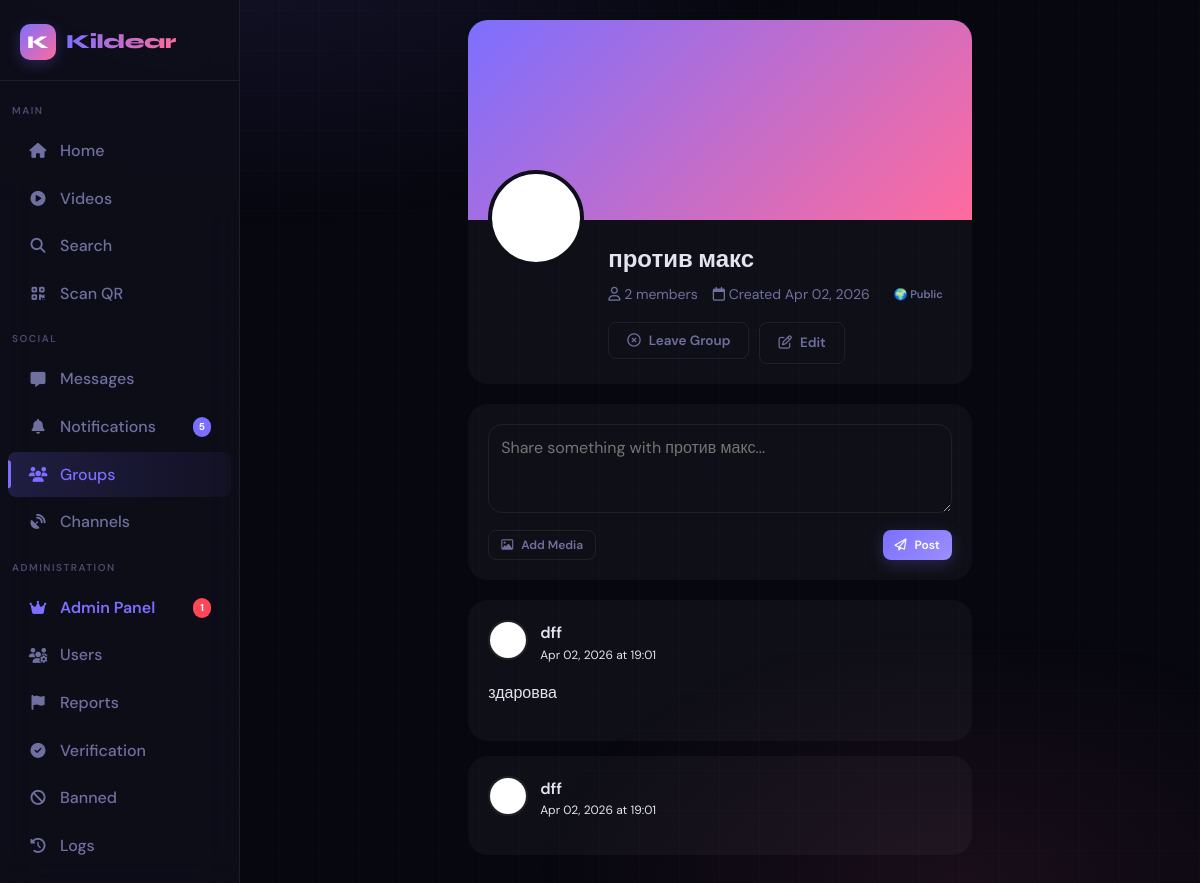
Page /groups/--ac04c7 (signed in) on the committed database.
### app.py (models this page shows, shortened)
class Group(db.Model):
    id = db.Column(db.Integer, primary_key=True)
    name = db.Column(db.String(100), nullable=False)
    slug = db.Column(db.String(120), unique=True, nullable=False)
    description = db.Column(db.Text, default="")
    avatar = db.Column(db.String(300), default="/static/default_group.png")
    cover = db.Column(db.String(300), default="")
    owner_id = db.Column(db.Integer, db.ForeignKey("user.id"), nullable=False)
    is_private = db.Column(db.Boolean, default=False)
    created_at = db.Column(db.DateTime, default=datetime.utcnow)
    members = db.relationship("User", secondary=group_members, backref="groups", lazy="dynamic")
    posts = db.relationship("GroupPost", backref="group", lazy="dynamic", cascade="all,delete")
    @property
    def member_count(self):
        return self.members.count()

class GroupPost(db.Model):
    id = db.Column(db.Integer, primary_key=True)
    group_id = db.Column(db.Integer, db.ForeignKey("group.id"), nullable=False)
    user_id = db.Column(db.Integer, db.ForeignKey("user.id"), nullable=False)
    content = db.Column(db.Text, default="")
    media_url = db.Column(db.String(300), default="")
    media_type = db.Column(db.String(20), default="text")
    created_at = db.Column(db.DateTime, default=datetime.utcnow)
    author = db.relationship("User")

class User(UserMixin, db.Model):
    id = db.Column(db.Integer, primary_key=True)
    username = db.Column(db.String(40), unique=True, nullable=False)
    email = db.Column(db.String(120), unique=True, nullable=False)
    password_hash = db.Column(db.String(256), nullable=False)
    display_name = db.Column(db.String(60), default="")
    bio = db.Column(db.String(500), default="")
    preset_avatar = db.Column(db.Integer, default=1)
    preset_cover = db.Column(db.Integer, nullable=True)
    website = db.Column(db.String(200), default="")
    location = db.Column(db.String(100), default="")
    accent_color = db.Column(db.String(7), default="#6c63ff")
    is_private = db.Column(db.Boolean, default=False)
    is_verified = db.Column(db.Boolean, default=False)
    is_banned = db.Column(db.Boolean, default=False)
    is_admin = db.Column(db.Boolean, default=False)
    is_online = db.Column(db.Boolean, default=False)
    last_seen = db.Column(db.DateTime, default=datetime.utcnow)
    created_at = db.Column(db.DateTime, default=datetime.utcnow)
    two_factor_enabled = db.Column(db.Boolean, default=False)
    two_factor_secret = db.Column(db.String(32), nullable=True)
    following = db.relationship(
        "User", secondary=follows,
        primaryjoin=follows.c.follower_id == id,
        secondaryjoin=follows.c.followed_id == id,
        backref=db.backref("followers", lazy="dynamic"),
        lazy="dynamic"
    )
    blocked_users = db.relationship(
        "User", secondary=blocks,
        primaryjoin=blocks.c.blocker_id == id,
        secondaryjoin=blocks.c.blocked_id == id,
        backref=db.backref("blocked_by", lazy="dynamic"),
        lazy="dynamic"
    )
    posts = db.relationship("Post", backref="author", lazy="dynamic", foreign_keys="Post.user_id")
    sent_msgs = db.relationship("Message", backref="sender", lazy="dynamic", foreign_keys="Message.sender_id")
    recv_msgs = db.relationship("Message", backref="receiver", lazy="dynamic", foreign_keys="Message.receiver_id")
    notifications = db.relationship("Notification", backref="recipient", lazy="dynamic",
                                    foreign_keys="Notification.user_id")
    comments = db.relationship("Comment", backref="author", lazy="dynamic")
    owned_groups = db.relationship("Group", backref="owner", lazy="dynamic")
    owned_channels = db.relationship("Channel", backref="owner", lazy="dynamic")
    login_history = db.relationship("LoginHistory", backref="user", lazy="dynamic")
    @property
    def avatar_url(self):
        if self.preset_avatar and self.preset_avatar in PRESET_AVATARS:
            return PRESET_AVATARS[self.preset_avatar]
        return PRESET_AVATARS[1]

### app.py (the view)
@app.route("/groups/<slug>")
@login_required
def group_detail(slug):
    g = Group.query.filter_by(slug=slug).first_or_404()
    is_member = g.members.filter(User.id == current_user.id).count() > 0
    posts = g.posts.order_by(GroupPost.created_at.desc()).limit(30).all()
    return render_template(
        "group_detail.html",
        group=g,
        is_member=is_member,
        posts=posts
    )

### app.py (called while the page is built)
def get_client_ip():
    if request.headers.get('X-Forwarded-For'):
        return request.headers.get('X-Forwarded-For').split(',')[0].strip()
    return request.remote_addr or '0.0.0.0'

@app.before_request
def ddos_shield():
    ip = get_client_ip()
    if ip in _blocked_ips:
        abort(429)
    now = time.time()
    window = [t for t in _req_log[ip] if now - t < 10]
    window.append(now)
    _req_log[ip] = window
    if len(window) > 200:
        _blocked_ips.add(ip)
        app.logger.warning(f"[DDoS] Blocked IP: {ip}")
        abort(429)
    if request.content_length and request.content_length > app.config["MAX_CONTENT_LENGTH"]:
        abort(413)

@login_mgr.user_loader
def load_user(user_id):
    return db.session.get(User, int(user_id))

### templates/group_detail.html (shortened to what this page needs)
{% extends "base.html" %}
{% block content %}
<div class="group-page" style="max-width: 800px; margin: 0 auto; padding: 20px;">
    <div class="group-header" style="background: var(--card); border-radius: var(--radius-lg); overflow: hidden; margin-bottom: 20px;">
        {% if group.cover %}
        <div class="group-cover" style="height: 200px; background-image: url('{{ group.cover }}'); background-size: cover; background-position: center;"></div>
        {% else %}
        <div class="group-cover" style="height: 200px; background: linear-gradient(135deg, var(--primary), var(--secondary));"></div>
        {% endif %}
        <div class="group-info" style="padding: 20px; position: relative;">
            <div class="group-avatar" style="position: absolute; top: -50px; left: 20px;">
                {% if group.avatar %}
                <img src="{{ group.avatar }}" class="avatar avatar-xl" style="border: 4px solid var(--surface);">
                {% else %}
                <div class="avatar avatar-xl" style="background: var(--primary); color: white; display: flex; align-items: center; justify-content: center; font-size: 2rem; border: 4px solid var(--surface);">
                    {{ group.name[0].upper() }}
                </div>
                {% endif %}
            </div>
            <div style="margin-left: 120px;">
                <h1 style="font-size: 24px; margin-bottom: 5px;">{{ group.name }}</h1>
                <div style="display: flex; gap: 15px; color: var(--text-muted); font-size: 14px; margin-bottom: 10px;">
                    <span><i class="fa-regular fa-user"></i> {{ group.member_count }} members</span>
                    <span><i class="fa-regular fa-calendar"></i> Created {{ group.created_at.strftime('%b %d, %Y') }}</span>
                    {% if group.is_private %}
                    <span class="badge private">🔒 Private</span>
                    {% else %}
                    <span class="badge public">🌍 Public</span>
                    {% endif %}
                </div>
                <div style="display: flex; gap: 10px; margin-top: 15px;">
                    {% if is_member %}
                        <form action="{{ url_for('leave_group', slug=group.slug) }}" method="POST">
                            <button type="submit" class="btn btn-outline">
                                <i class="fa-regular fa-circle-xmark"></i> Leave Group
                            </button>
                        </form>
                    {% endif %}
                    {% if group.owner_id == current_user.id %}
                    <a href="#" class="btn btn-outline">
                        <i class="fa-regular fa-pen-to-square"></i> Edit
                    </a>
                    {% endif %}
                </div>
            </div>
        </div>
    </div>
    <div class="group-posts">
        {% if is_member %}
        <div class="create-post" style="background: var(--card); border-radius: var(--radius-lg); padding: 20px; margin-bottom: 20px;">
            <form action="{{ url_for('group_post', slug=group.slug) }}" method="POST" enctype="multipart/form-data">
                <textarea name="content" placeholder="Share something with {{ group.name }}..."
                          style="width: 100%; padding: 12px; border: 1px solid var(--border); border-radius: var(--radius); background: var(--input-bg); color: var(--text); resize: vertical;"
                          rows="3"></textarea>
                <div style="display: flex; gap: 10px; margin-top: 10px;">
                    <button type="button" class="btn btn-outline btn-sm" onclick="document.getElementById('media-input').click()">
                        <i class="fa-regular fa-image"></i> Add Media
                    </button>
                    <button type="submit" class="btn btn-primary btn-sm" style="margin-left: auto;">
                        <i class="fa-regular fa-paper-plane"></i> Post
                    </button>
                </div>
            </form>
        </div>
        {% endif %}
        <div class="posts-feed">
            {% for post in posts %}
            <div class="post-card" style="background: var(--card); border-radius: var(--radius-lg); padding: 20px; margin-bottom: 15px;">
                <div style="display: flex; gap: 12px; margin-bottom: 15px;">
                    <img src="{{ post.author.avatar or '/static/default_avatar.png' }}" class="avatar avatar-sm">
                    <div>
                        <div style="font-weight: 600;">{{ post.author.display_name or post.author.username }}</div>
                        <div style="font-size: 12px; color: var(--text-muted;">{{ post.created_at.strftime('%b %d, %Y at %H:%M') }}</div>
                    </div>
                </div>
                {% if post.content %}
                <p style="margin-bottom: 15px;">{{ post.content }}</p>
                {% endif %}
            </div>
            {% else %}
            <div class="empty-state" style="text-align: center; padding: 40px; background: var(--card); border-radius: var(--radius-lg);">
                <div style="font-size: 48px; margin-bottom: 15px;">📭</div>
                <h3>No posts yet</h3>
                <p style="color: var(--text-muted);">Be the first to post in this group!</p>
            </div>
            {% endfor %}
        </div>
    </div>
</div>
{% endblock %}

### templates/base.html (style rules this page uses)
:root { --bg: #07070f; --surface: #0f0f1a; --surface2: #161624; --card: rgba(255,255,255,0.035); --card-hover: rgba(255,255,255,0.06); --border: rgba(255,255,255,0.07); --border-hover: rgba(255,255,255,0.14); --primary: #7c6fff; --primary-glow: rgba(124,111,255,0.25); --secondary: #ff6b9d; --accent: #00d4ff; --success: #22d3a0; --danger: #ff4757; --warning: #ffb347; --text: #e4e4f0; --text-muted: #7070a0; --text-dim: #4a4a70; --font-head: 'Syne', sans-serif; --font-body: 'DM Sans', sans-serif; --radius: 14px; --radius-sm: 8px; --radius-lg: 20px; --shadow: 0 8px 32px rgba(0,0,0,0.45); --shadow-glow: 0 0 40px rgba(124,111,255,0.15); --nav-w: 240px; --transition: 0.18s ease; }
*, *::before, *::after { box-sizing: border-box; margin: 0; padding: 0; }
html { scroll-behavior: smooth; }
body { font-family: var(--font-body); background: var(--bg); color: var(--text); min-height: 100vh; line-height: 1.6; -webkit-font-smoothing: antialiased; overflow-x: hidden; }
a { color: inherit; text-decoration: none; }
img { max-width: 100%; display: block; }
button, input, textarea, select { font-family: inherit; font-size: inherit; }
body::before { content: ''; position: fixed; inset: 0; background: radial-gradient(ellipse 80% 60% at 20% -10%, rgba(124,111,255,0.12) 0%, transparent 60%), radial-gradient(ellipse 60% 50% at 80% 100%, rgba(255,107,157,0.08) 0%, transparent 60%), repeating-linear-gradient( 0deg, transparent, transparent 39px, rgba(255,255,255,0.012) 39px, rgba(255,255,255,0.012) 40px ), repeating-linear-gradient( 90deg, transparent, transparent 39px, rgba(255,255,255,0.012) 39px, rgba(255,255,255,0.012) 40px ); pointer-events: none; z-index: 0; }
.btn { display: inline-flex; align-items: center; justify-content: center; gap: 8px; padding: 9px 18px; border-radius: var(--radius-sm); font-weight: 600; font-size: 13.5px; cursor: pointer; transition: all var(--transition); border: none; white-space: nowrap; }
.btn-primary { background: linear-gradient(135deg, var(--primary), #9b8fff); color: #fff; box-shadow: 0 4px 16px var(--primary-glow); }
.btn-outline { background: transparent; border: 1px solid var(--border); color: var(--text-muted); }
.btn-sm { padding: 6px 12px; font-size: 12px; }
.avatar { border-radius: 50%; object-fit: cover; border: 2px solid var(--border); flex-shrink: 0; }
.avatar-sm { width: 40px; height: 40px; }
.avatar-xl { width: 96px; height: 96px; }
.badge { display: inline-flex; align-items: center; gap: 4px; padding: 3px 9px; border-radius: 99px; font-size: 11px; font-weight: 600; }

### rows in the picture
Group: avatar (placeholder picture), name "против макс", created_at "Apr 02, 2026", content "Share something with против макс..."
GroupPost: author "dff", created_at "Apr 02, 2026 at 19:01", content "здаровва"
GroupPost: author "dff", created_at "Apr 02, 2026 at 19:01"

### other values in the picture
{{ notif_count }} "5"
{{ pending_reports }} "1"
{{ group.member_count }} "2"
